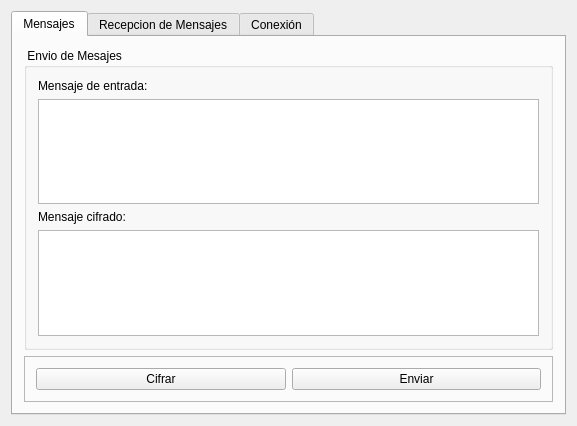
<?xml version="1.0" encoding="UTF-8"?>
<ui version="4.0">
 <class>Window</class>
 <widget class="QMainWindow" name="Window">
  <property name="geometry">
   <rect>
    <x>0</x>
    <y>0</y>
    <width>577</width>
    <height>426</height>
   </rect>
  </property>
  <property name="windowTitle">
   <string>ServerWindow</string>
  </property>
  <widget class="QWidget" name="centralWidget">
   <layout class="QHBoxLayout" name="horizontalLayout">
    <item>
     <widget class="QTabWidget" name="tabMain">
      <property name="layoutDirection">
       <enum>Qt::LeftToRight</enum>
      </property>
      <property name="currentIndex">
       <number>0</number>
      </property>
      <widget class="QWidget" name="tab">
       <attribute name="title">
        <string>Mensajes</string>
       </attribute>
       <layout class="QVBoxLayout" name="verticalLayout">
        <item>
         <widget class="QGroupBox" name="groupBox">
          <property name="title">
           <string> Envio de Mesajes</string>
          </property>
          <layout class="QVBoxLayout" name="verticalLayout_4">
           <item>
            <widget class="QLabel" name="label">
             <property name="text">
              <string>Mensaje de entrada:</string>
             </property>
            </widget>
           </item>
           <item>
            <widget class="QPlainTextEdit" name="textMEntrada"/>
           </item>
           <item>
            <widget class="QLabel" name="label_2">
             <property name="text">
              <string>Mensaje cifrado:</string>
             </property>
            </widget>
           </item>
           <item>
            <widget class="QPlainTextEdit" name="textMSalida"/>
           </item>
          </layout>
         </widget>
        </item>
        <item>
         <widget class="QFrame" name="frame_3">
          <property name="frameShape">
           <enum>QFrame::StyledPanel</enum>
          </property>
          <property name="frameShadow">
           <enum>QFrame::Plain</enum>
          </property>
          <layout class="QHBoxLayout" name="horizontalLayout_2">
           <item>
            <widget class="QPushButton" name="btnCifrar">
             <property name="text">
              <string>Cifrar</string>
             </property>
            </widget>
           </item>
           <item>
            <widget class="QPushButton" name="btnEnviar">
             <property name="text">
              <string>Enviar</string>
             </property>
            </widget>
           </item>
          </layout>
         </widget>
        </item>
       </layout>
      </widget>
      <widget class="QWidget" name="tab_2">
       <attribute name="title">
        <string>Recepcion de Mensajes</string>
       </attribute>
       <layout class="QVBoxLayout" name="verticalLayout_2">
        <item>
         <widget class="QGroupBox" name="groupBox_2">
          <property name="title">
           <string>Mensaje</string>
          </property>
          <layout class="QVBoxLayout" name="verticalLayout_3">
           <item>
            <widget class="QLabel" name="label_3">
             <property name="text">
              <string>Mensaje cifrado:</string>
             </property>
            </widget>
           </item>
           <item>
            <widget class="QPlainTextEdit" name="textMCifrado"/>
           </item>
           <item>
            <widget class="QLabel" name="label_4">
             <property name="text">
              <string>Mensaje descifrado:</string>
             </property>
            </widget>
           </item>
           <item>
            <widget class="QPlainTextEdit" name="textMDescifrado"/>
           </item>
          </layout>
         </widget>
        </item>
        <item>
         <widget class="QFrame" name="frame_4">
          <property name="layoutDirection">
           <enum>Qt::RightToLeft</enum>
          </property>
          <property name="frameShape">
           <enum>QFrame::VLine</enum>
          </property>
          <property name="frameShadow">
           <enum>QFrame::Plain</enum>
          </property>
          <layout class="QHBoxLayout" name="horizontalLayout_3">
           <item>
            <widget class="QPushButton" name="btnDescifrar">
             <property name="layoutDirection">
              <enum>Qt::RightToLeft</enum>
             </property>
             <property name="text">
              <string>Descifrar</string>
             </property>
            </widget>
           </item>
          </layout>
         </widget>
        </item>
       </layout>
      </widget>
      <widget class="QWidget" name="tab_3">
       <attribute name="title">
        <string>Conexión</string>
       </attribute>
       <layout class="QVBoxLayout" name="verticalLayout_5">
        <item>
         <widget class="QFrame" name="frame">
          <property name="frameShape">
           <enum>QFrame::StyledPanel</enum>
          </property>
          <property name="frameShadow">
           <enum>QFrame::Raised</enum>
          </property>
          <layout class="QFormLayout" name="formLayout">
           <item row="0" column="0">
            <widget class="QLabel" name="label_5">
             <property name="text">
              <string>IP Servidor:</string>
             </property>
            </widget>
           </item>
           <item row="0" column="1">
            <widget class="QLineEdit" name="editIPServidor"/>
           </item>
           <item row="1" column="0">
            <widget class="QLabel" name="label_6">
             <property name="text">
              <string>Puerto:</string>
             </property>
            </widget>
           </item>
           <item row="1" column="1">
            <widget class="QLineEdit" name="editPuertoServidor"/>
           </item>
           <item row="2" column="1">
            <widget class="QPushButton" name="btnConectar">
             <property name="text">
              <string>Conectar al servidor</string>
             </property>
            </widget>
           </item>
          </layout>
         </widget>
        </item>
        <item>
         <widget class="QFrame" name="frame_2">
          <property name="frameShape">
           <enum>QFrame::StyledPanel</enum>
          </property>
          <property name="frameShadow">
           <enum>QFrame::Raised</enum>
          </property>
          <layout class="QFormLayout" name="formLayout_2">
           <item row="0" column="0">
            <widget class="QLabel" name="label_7">
             <property name="text">
              <string>IP local:</string>
             </property>
            </widget>
           </item>
           <item row="0" column="1">
            <widget class="QLineEdit" name="editIPLocal">
             <property name="dragEnabled">
              <bool>false</bool>
             </property>
             <property name="readOnly">
              <bool>true</bool>
             </property>
            </widget>
           </item>
           <item row="1" column="0">
            <widget class="QLabel" name="label_8">
             <property name="text">
              <string>Puerto:</string>
             </property>
            </widget>
           </item>
           <item row="1" column="1">
            <widget class="QLineEdit" name="editPuertoLocal">
             <property name="readOnly">
              <bool>true</bool>
             </property>
            </widget>
           </item>
          </layout>
         </widget>
        </item>
        <item>
         <spacer name="verticalSpacer">
          <property name="orientation">
           <enum>Qt::Vertical</enum>
          </property>
          <property name="sizeHint" stdset="0">
           <size>
            <width>20</width>
            <height>40</height>
           </size>
          </property>
         </spacer>
        </item>
       </layout>
      </widget>
     </widget>
    </item>
   </layout>
  </widget>
 </widget>
 <layoutdefault spacing="6" margin="11"/>
 <resources/>
 <connections/>
</ui>
